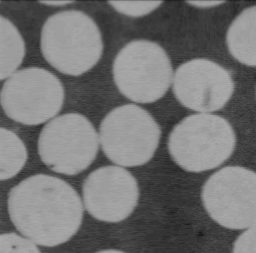
%> input picture 4/Figuras/cells.TIF, 256 x 253 px
$ octave codigo.m   (GNU Octave 9; MATLAB toolbox functions it lacks are replaced by stand-ins)
%> lines starting %> are read from the running program, lines starting %| are printed output that depends on the picture; in (x1, y1, x2, y2) boxes, pixels count from 0 and x2, y2 are one past the last pixel; in counts of white or black regions, pixels touching at a corner belong together; the program's own positions count from 1
### 4/Código/otsu.m
function [threshold] = otsu(imInput)
L=256;

P=imhist(imInput,L)/numel(imInput);

var_max=0;

q(1)= P(1);
u(1)= 0;
ut(1)=0;
    for a=2:255
        ut= ut + a* P(a);
    end
var_inter_clase= ((ut*q-u)^2)/(q*(1-q));
        for i=2:255
            q(i)=q(i-1)+P(i);
            u(i)=u(i-1)+i*P(i);

            var_inter_clase=((ut*q(i)-u(i))^2)/(q(i)*(1-q(i)));


            if var_inter_clase> var_max
                var_max= var_inter_clase;
                threshold = i;

            end

        end
end

### 4/Código/buscalineas.m
function imOut = buscalineas(imInput, N, tam)
% imInput: imagen de entrada (binaria)

h=round(180/(N-1));

    for i=1:h:180
    linea = strel('line',tam,i-1);
    imApertura=imopen(imInput,linea);
    I(:,:,i)=imApertura;
    end
% [5 lines of commented-out code are left out]

    imOut=max(I,[],3);
    figure('Name', 'Buscal韓eas'),imshow(imOut); title ('Buscal韓eas')

end

### 4/Código/vesselDetection.m
function vesselMask = vesselDetection(imInput,extMask,tamFilt)

% Componente verde (Paso 1)
imInput= imInput(:,:,2);

% Filtro mediana (Paso 2)
im_filtrada = medfilt2(imInput,[tamFilt tamFilt]);

% Top_hat dual (Paso 3)
s=strel('square',5);
imCierre=imclose(im_filtrada,s);
imVessel= (double(imCierre)-double(im_filtrada));

% Paso 4
imOut= buscalineas(imVessel,12,31);
im_result=imreconstruct(imOut,imVessel);


% Paso 5
im_Mask=immultiply(extMask,im_result);

% Paso 6
im_Mask =uint8(im_Mask);

umbral = otsu(im_Mask);

vesselMask= im_Mask < umbral;

% Im醙enes
figure ('Name','vesselDetection')
subplot(2,2,1),imshow(imInput), title('Componente verde')
subplot(2,2,2),imshow(im_filtrada), title('Imagen filtrada con un filtro de mediana')
subplot(2,2,3),imshow(im_result), title('Imagen reconstruida')
subplot(2,2,4), imshow(vesselMask), title('Vasos sangu韓eos')


end

### 4/Código/codigo.m
%%
close all
clear all
imInput1=imread('cells.tif', 'tif');
%> imInput1 is the input picture: size 253x256 uint8; min 28, max 168, mean 115.6
imInput2=imread('dark.bmp', 'bmp');
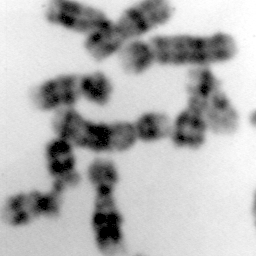
%> input picture 4/Figuras/dark.bmp, 256 x 256 px
%> imInput2 is the input picture: size 256x256 uint8; min 0, max 255, mean 179.1
umbral_1 = otsu(imInput1)
%> in otsu, `P=imhist(imInput,L)/numel(imInput);`: P = 256 values, max 0.174 at index 161, min 0 at index 1, mean 0.00391
%> the loop in otsu, `for a=2:255` made 254 passes
%> ut on passes 1 to 3: 0, 0, 0
%> after the loop in otsu, `for a=2:255`: ut = 116.6
%> in otsu, `var_inter_clase= ((ut*q-u)^2)/(q*(1-q));`: var_inter_clase = NaN
%> the loop in otsu, `for i=2:255` made 254 passes
%> (var_inter_clase, var_max) on passes 28, 32, 36, 40, 44, 48, 52, 56, 60: (1.9, 1.9), (3.84, 3.84), (6.38, 6.38), (6.82, 6.82), (47.99, 47.99), (64.16, 64.16), (322.3, 322.3), (430.6, 430.6), (964.3, 964.3)
%> var_inter_clase on passes 1 to 6: NaN, NaN, NaN, NaN, NaN, NaN
%> after the loop in otsu, `for i=2:255`: q = 255 values from 0 to 1; threshold = 109; u = 255 values from 0 to 116.6; var_max = 1942.8
%> umbral_1 = 109
umbral_2 = otsu(imInput2)
%> the loop in otsu (call 2), `for a=2:255` made 254 passes
%> the loop in otsu (call 2), `for i=2:255` made 254 passes
%> (var_inter_clase, var_max) on passes 1, 16, 23, 28, 32, 36, 39, 42, 45, 48, 50, 53: (530.1, 530.1), (661.6, 661.6), (755.7, 755.7), (835, 835), (906.4, 906.4), (969.3, 969.3), (1036.1, 1036.1), (1109.2, 1109.2), (1166.8, 1166.8), (1232, 1232), (1302.1, 1302.1), (1362, 1362)
%> var_inter_clase on passes 2 to 7: 530.1, 530.1, 530.1, 530.1, 530.1, 530.1
%> umbral_2 = 152
o1= graythresh(imInput1)*255; % hay que multiplicar el valor del gray por 256
%> o1 = 109.5
% o 255 porqure el valor que da está entre 0 y 1
o2= graythresh(imInput2)*255;
%> o2 = 152
C= cell(3,2);
C(1,:)={['umbral con otsu'] ['umbral con nuestro graythresh']};
C(2:3,:)= {umbral_1 o1;umbral_2 o2};
disp(C)
%| {
%|   [1,1] = umbral con otsu
%|   [2,1] = 109
%|   [3,1] = 152
%|   [1,2] = umbral con nuestro graythresh
%|   [2,2] = 109.50
%|   [3,2] = 152
%| }

%%
close all
clear all
imInput= imread('circuit.bmp', 'bmp');
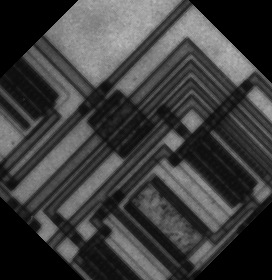
%> input picture 4/Figuras/circuit.bmp, 272 x 280 px
%> imInput is the input picture: size 280x272 uint8; min 0, max 187, mean 62.1
bordes_imInput=edge(imInput,'canny');
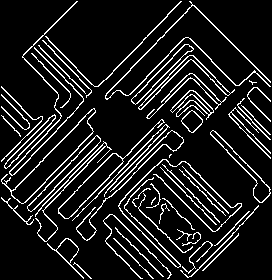
%> bordes_imInput: size 280x272 logical; 11.5% white in thin lines or dots
imOut = buscalineas(bordes_imInput, 5, 25);
%> in buscalineas, `imOut=max(I,[],3);`: imOut: size 280x272 logical; 7.5% white in thin lines or dots
top_hat= (double(bordes_imInput)-double(imOut));
%> top_hat: size 280x272 double; values 0 (black) and 1 (white), 3.9% white in thin lines or dots

figure  ('Name','Imagen 3')
subplot(2,2,1),imshow(imInput);title('Imagen original');
subplot(2,2,2),imshow(imOut); title('Resultado buscalíneas');
subplot(2,2,3),imshow(bordes_imInput);title('Contorno: Canny');
subplot(2,2,4),imshow(top_hat); title('Top-hat');

%%
close all
clear all
imInput=imread('fundusHealthy.tif', 'tif');
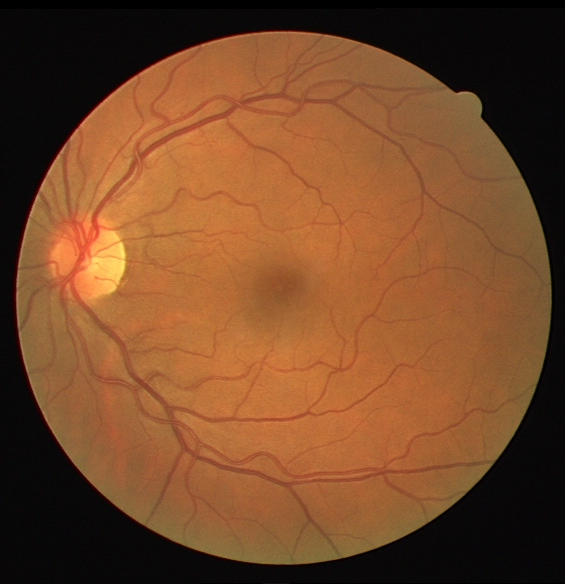
%> input picture 4/Figuras/fundusHealthy.tif, 565 x 584 px
%> imInput is the input picture: size 584x565x3 uint8; mean R, G, B 117.9, 72.7, 40.9
extMask=imread('extMask.tif', 'tif');
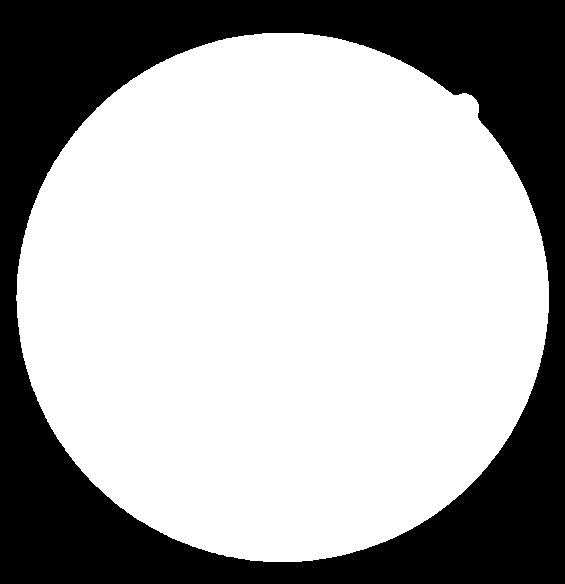
%> input picture 4/Figuras/extMask.tif, 565 x 584 px
%> extMask: size 584x565 logical; 67.1% white; 1 black region, box (x1, y1, x2, y2) and area: (0, 0, 565, 584) 108594
tamFilt= 3;
vesselMask = vesselDetection(imInput,extMask,tamFilt);
%> in vesselDetection, `im_result=imreconstruct(imOut,imVessel);`:
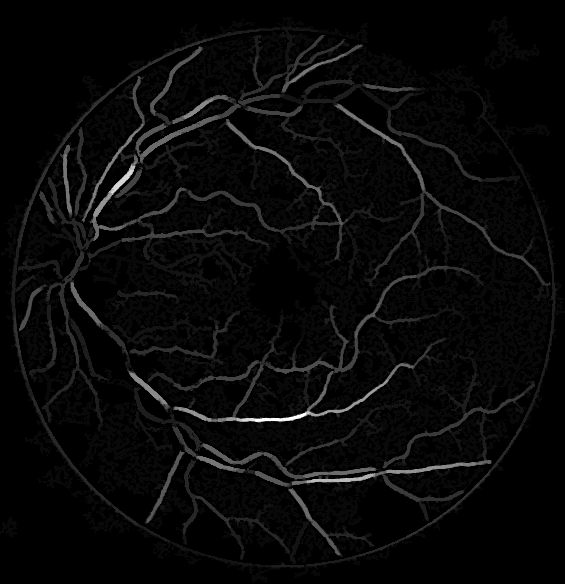
%> im_result: size 584x565 double; min 0, max 26, mean 0.9; drawn with min black and max white
%> in vesselDetection, `umbral = otsu(im_Mask);`: umbral = 4
%> in vesselDetection, `vesselMask= im_Mask < umbral;`: vesselMask: size 584x565 logical; 93.6% white; 28 black regions, largest, box (x1, y1, x2, y2) and area: (48, 36, 363, 249) 4712, (148, 266, 475, 423) 3406, (179, 422, 491, 502) 2162
%> in vesselDetection, `imshow(im_result)`:
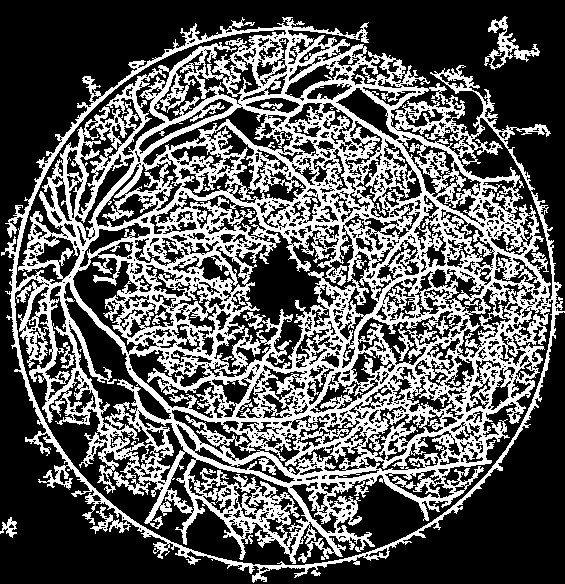
%> displayed picture: size 584x565, on the screen's scale of 0 to 255; 36.3% white; 4 white regions, box (x1, y1, x2, y2) and area: (1, 17, 565, 583) 118527, (484, 16, 540, 70) 777, (113, 471, 151, 496) 272, (0, 517, 17, 538) 157
